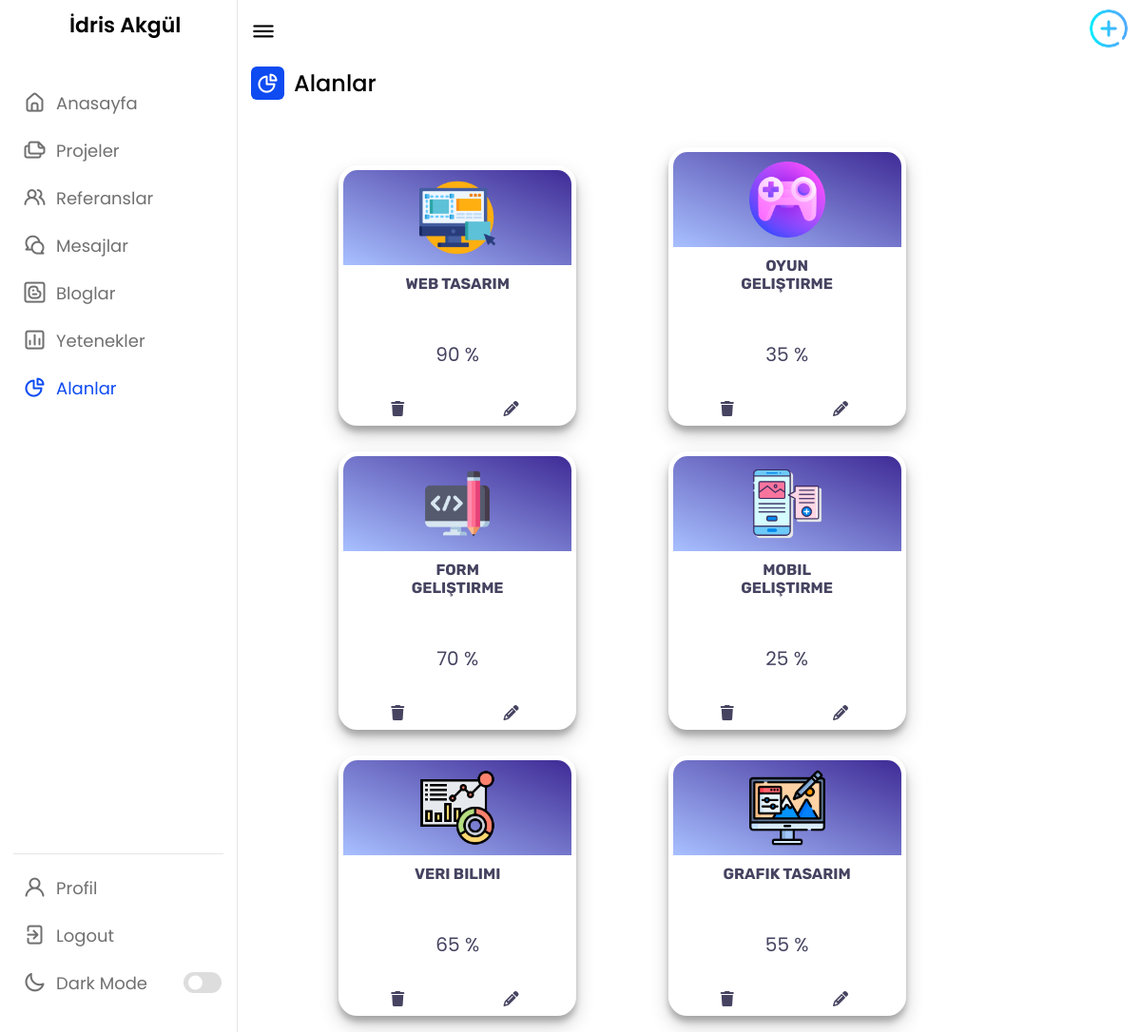
/aalanlar.php, run on the app's committed database.
### tables this page shows
CREATE TABLE IF NOT EXISTS `alanlar` (
  `id` int NOT NULL AUTO_INCREMENT,
  `ad` text NOT NULL,
  `resim` text NOT NULL,
  `oran` text NOT NULL,
  PRIMARY KEY (`id`)
);

### aalanlar.php (the view, shortened to what this page needs)
<?php
include('verit.php');
?>
<!DOCTYPE html>
<html lang="en">
<head>
      <link rel="stylesheet" href="https://cdnjs.cloudflare.com/ajax/libs/font-awesome/6.1.1/css/all.min.css" />
    <link rel="stylesheet" href="style.css">
    <link rel="stylesheet" href="https://unicons.iconscout.com/release/v4.0.0/css/line.css">
</head>
<body>
    <nav>
        <div class="logo-name">
            <span class="logo_name">İdris Akgül</span>
        </div>
        <div class="menu-items">
            <ul class="nav-links">
                <li><a href="adminpanel.php">
                    <i class="uil uil-estate"></i>
                    <span class="link-name">Anasayfa</span>
                </a></li>
                <li><a href="aprojeler.php">
                    <i class="uil uil-files-landscapes" ></i>
                    <span class="link-name" >Projeler</span>
                </a></li>
                <li><a href="areferanslar.php">
                <i class="uil uil-users-alt"></i>
                    <span class="link-name">Referanslar</span>
                </a></li>
                <li><a href="amesajlar.php">
                <i class="uil uil-comments"></i>
                    <span class="link-name">Mesajlar</span>
                </a></li>
                <li><a href="abloglar.php">
                <i class="uil  uil-blogger-alt"></i>
                    <span class="link-name">Bloglar</span>
                </a></li>
                <li><a href="ayetenekler.php">
                <i class="uil uil-chart"></i>
                    <span class="link-name" >Yetenekler</span>
                </a></li>
                <li><a href="aalanlar.php">
                <i class="uil uil-chart-pie-alt" style="color:#0E4BF1 !important"></i>
                    <span class="link-name" style="color:#0E4BF1 !important">Alanlar</span>
                </a></li>
            </ul>
            <ul class="logout-mode">
            <li><a href="aprofil.php">
                    <i class="uil uil-user"></i>
                    <span class="link-name">Profil</span>
                </a></li>
                <li><a href="index.php">
                    <i class="uil uil-signout"></i>
                    <span class="link-name">Logout</span>
                </a></li>
                <li class="mode">
                    <a href="#">
                        <i class="uil uil-moon"></i>
                    <span class="link-name">Dark Mode</span>
                </a>
                <div class="mode-toggle">
                  <span class="switch"></span>
                </div>
            </li>
            </ul>
        </div>
    </nav>
    <section class="dashboard">
        <div class="top">
            <i class="uil uil-bars sidebar-toggle"></i>
            <div onclick="tıklaaç()" style="border:0px;border-radius: 50%;"><img src="img/plus.png" alt=""></a> </div>
        </div>
        <div class="dash-content">
            <div class="overview">
                <div class="title">
                <i class="uil uil-chart-pie-alt"></i>
                    <span class="text">Alanlar</span>
                </div>
                <?php
                              $veri=$db->query("select * from alanlar" , PDO::FETCH_ASSOC);
                              foreach ($veri as $row){
                        echo
                         '
                <div class="card-wrap">
  <div class="card-header three">
    <img src="img/'.$row["resim"].'" alt=""  style="width: 80px;height: 80px;">
  </div>
  <div class="card-content">
    <h1 class="card-title">'.$row["ad"].'</h1>
    <p class="card-text" >'.$row["oran"].' '.'%'.'</p>
 </div>
 <div class="dropdown open" >
 <a href="aalansil.php?id='.$row["id"].'" class="px-2" id="triggerId2" data-toggle="dropdown" aria-haspopup="true"
         aria-expanded="false" style="margin-left:50px">
         <i class="fa fa-trash mr-1"></i>
 </a>
<a href="aalanedit.php?id='.$row["id"].'" class="px-2" id="triggerId2" data-toggle="dropdown" aria-haspopup="true"
            aria-expanded="false" style="margin-left:100px;">
       <i class="fa fa-pencil mr-1"> </i>
    </a>
</div>
</div>
';
                              }
                              ?>
        </div>
    </section>
</body>
</html>

### src/css/style.css (style rules this page uses)
* { margin: 0; padding: 0; font-family: 'Open Sans', sans-serif; outline: 0; }
:root { --background: #F9F9FF; --secondary-background: #FFF; --font-color: #454360; --secondary-font-color: #000; }
h1, h2, h3, h4, h5, h6 { color: var(--font-color); font-family: "Rubik", sans-serif; font-weight: 700; }
a { text-decoration: none; }
span { color: var(--font-color); text-decoration: none; }
.card-header { width: 100%; position: relative; background-color: var(--secondary-background); }
.card-text { margin-top: 20px; padding: 10px; text-align: justify; color: var(--font-color); }

### data on the page
alanlar: resim (picture), ad "WEB TASARIM", oran "90"
alanlar: resim (picture), ad "OYUN GELIŞTIRME", oran "35"
alanlar: resim (picture), ad "FORM GELIŞTIRME", oran "70"
alanlar: shows a picture, ad "MOBIL GELIŞTIRME", oran "25"
alanlar: shows a picture, ad "VERI BILIMI", oran "65"
alanlar: resim (picture), ad "GRAFIK TASARIM", oran "55"
